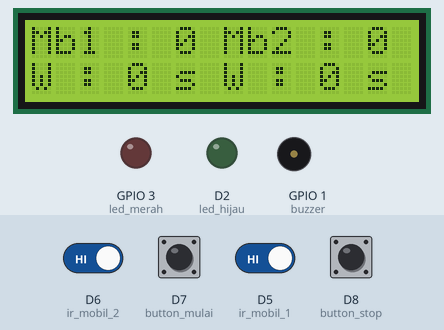
Bench run of a sketch on a simulated ESP8266 (NodeMCU). Shown: 16×2 character LCD, output pins drawn as LEDs (lit = HIGH), buzzer (waves = sounding, pin HIGH). Inputs (shaded band) come from the test bench; at power-on: D5 (ir_mobil_1), D6 (ir_mobil_2), D7 (button_mulai), D8 (button_stop) HIGH. WiFi joins after 1.5 s; servers stay silent unless stated; uploads are accepted with an empty reply; what the sketch prints to the serial monitor is not drawn.

Above: at 7.7 s.
7.8 s: D7 (button_mulai) pulled LOW for 0.65 s
At 9.3 s:
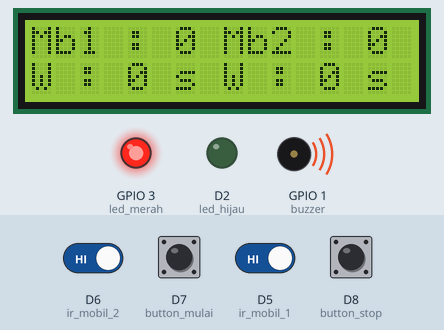
11.5 s: D6 (ir_mobil_2) driven LOW
At 13.3 s:
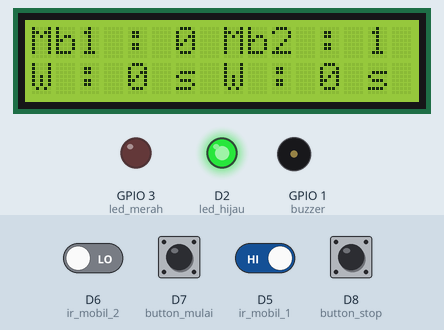
14.6 s: D8 (button_stop) pulled LOW for 0.65 s
At 15.8 s:
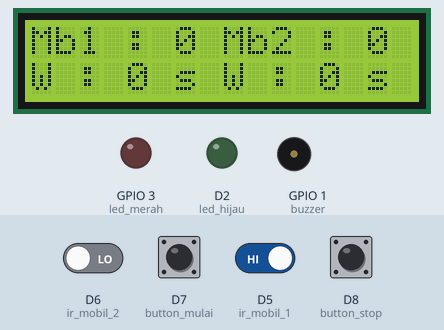
16.7 s: D7 (button_mulai) pulled LOW for 1 s
At 18.0 s:
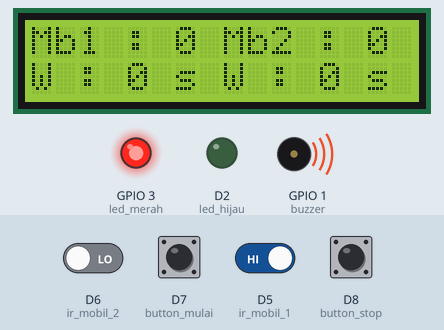
20.8 s: D6 (ir_mobil_2) driven HIGH
At 23.5 s:
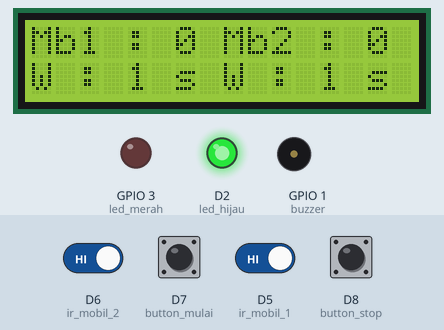
23.9 s: D5 (ir_mobil_1) driven LOW
At 30.0 s:
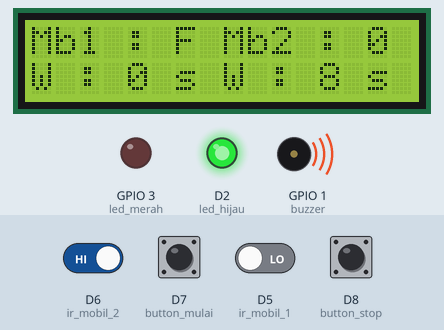
Timing chart, 0 to 30.6 s (numbered marks = the images above; inputs shaded):
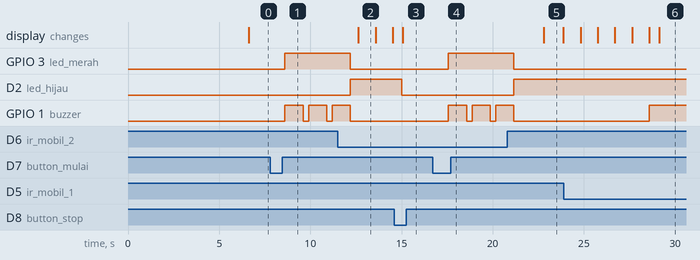

The sketch:

Arduino_Code.ino
```cpp
#include <Arduino.h> // library arduino

// Wifi
#include <ESP8266WiFi.h>
#include <ESP8266WiFiMulti.h>
#include <ESP8266HTTPClient.h>

#define USE_SERIAL Serial
ESP8266WiFiMulti WiFiMulti;
HTTPClient http;

#include <BlynkSimpleEsp8266.h> // library blynk untuk timer
#include <TimeLib.h> // library timer

BlynkTimer timer; // variabel

int mb1_waktu = 0, mb2_waktu = 0, mb1_waktu_s = 0, mb2_waktu_s = 0;

// lcd
#include <LiquidCrystal_I2C.h>
LiquidCrystal_I2C lcd(0x27, 16, 2);

// IR
#define ir_mobil_1 D5
#define ir_mobil_2 D6

// Button
#define button_mulai D7
#define button_stop D8

// LED
#define led_hijau D2
#define led_merah D9

// Buzzer
#define buzzer D10

int lap_mobil_1 = 0;
int lap_mobil_2 = 0;

boolean mulai = false, notif_buzzer = false;

String status_alat = "Stop", respon;

String simpan = "http://laprace.setiaone.online/Simpan/save?ket_mobil="; //  alamst pengiriman data
String awal = "http://laprace.setiaone.online/Simpan/mulai?ket=Mulai"; //  alamst pengiriman data

void setup() {
  Serial.begin(115200); // baudrate
  USE_SERIAL.begin(115200);
  USE_SERIAL.setDebugOutput(false);

  lcd.init();
  lcd.backlight();
  lcd.setCursor(3, 0);
  lcd.print("MONITORING");
  lcd.setCursor(1, 1);
  lcd.print("PUTARAN TAMIYA");

  WiFi.mode(WIFI_STA);
  WiFiMulti.addAP("Tamiya", "12345678");

  Serial.println(); //

  for (int u = 1; u <= 5; u++)
  {
    if ((WiFiMulti.run() == WL_CONNECTED))
    {
      USE_SERIAL.println("Alhamdulillah wifi konek");
      USE_SERIAL.flush();
      delay(1000);
    }
    else
    {
      Serial.println("Hmmm wifi belum konek");
      delay(1000);
    }
  }

  pinMode(ir_mobil_1, INPUT_PULLUP);
  pinMode(ir_mobil_2, INPUT_PULLUP);
  pinMode(button_mulai, INPUT_PULLUP);
  pinMode(button_stop, INPUT_PULLUP);
  pinMode(led_hijau, OUTPUT);
  pinMode(led_merah, OUTPUT);
  pinMode(buzzer, OUTPUT);

  digitalWrite(led_merah, LOW);
  digitalWrite(led_hijau, LOW);
  digitalWrite(buzzer, LOW);

  setSyncInterval(1 * 60); // kirim data perdetik ke blynk

  // Display digital clock every 10 seconds
  timer.setInterval(1000L, hitungWaktu_1); // 1 detik

}

void loop() {

  if (digitalRead(button_mulai) == LOW)
  {
    status_alat = "Mulai";
    Serial.println("Mulai");
  }
  if (digitalRead(button_stop) == LOW)
  {
    status_alat = "Stop";
    Serial.println("Stop");

    lap_mobil_1 = 0;
    lap_mobil_2 = 0;
    mb1_waktu = 0;
    mb2_waktu = 0;

    digitalWrite(led_merah, LOW);
    digitalWrite(led_hijau, LOW);
    digitalWrite(buzzer, LOW);
  }

  if (status_alat == "Mulai")
  {
    if (mulai == false)
    {
      mulai_awal();

      digitalWrite(led_merah, HIGH);
      digitalWrite(buzzer, HIGH); // 1
      delay(1000);
      digitalWrite(buzzer, LOW);
      delay(300);
      digitalWrite(buzzer, HIGH); // 2
      delay(1000);
      digitalWrite(buzzer, LOW);
      delay(300);
      digitalWrite(buzzer, HIGH); // 3
      delay(1000);
      digitalWrite(buzzer, LOW);
      digitalWrite(led_merah, LOW);
      digitalWrite(led_hijau, HIGH);

      mb1_waktu_s = second();
      mb2_waktu_s = second();
      mulai = true;
    }
    timer.run();
    Serial.print("Waktu Tempuh Mobil 1 : ");
    Serial.print(mb1_waktu);
    Serial.println(" detik");

    Serial.print("Waktu Tempuh Mobil 2 : ");
    Serial.print(mb2_waktu);
    Serial.println(" detik");

    if (digitalRead(ir_mobil_1) == LOW)
    {
      lap_mobil_1 += 1; // lap_mobil_1 + 1

      if (lap_mobil_1 <= 5) // nambah lap
      {
        simpan_database(1, lap_mobil_1, mb1_waktu); // void
      }

      mb1_waktu_s = second();
    }
    if (digitalRead(ir_mobil_2) == LOW)
    {
      lap_mobil_2 += 1;

      if (lap_mobil_2 <= 5) // nambah lap
      {
        simpan_database(2, lap_mobil_2, mb2_waktu);
      }

      mb2_waktu_s = second();
    }
  }
  else
  {
    mulai = false;
  }

  lcd.clear();

  if (lap_mobil_1 <= 4) // nambah lap
  {
    lcd.setCursor(0, 0);
    lcd.print("Mb1 : ");
    lcd.setCursor(6, 0);
    lcd.print(lap_mobil_1);
    lcd.setCursor(0,1);
    lcd.print("W : ");
    lcd.setCursor(4, 1);
    lcd.print(mb1_waktu);
    lcd.setCursor(6, 1);
    lcd.print("s");
  }
  else // jika lap lebih dari 4
  {
    lcd.setCursor(0, 0);
    lcd.print("Mb1 : ");
    lcd.setCursor(6, 0);
    lcd.print("F");
    lcd.setCursor(0, 1);
    lcd.print("W : ");
    lcd.setCursor(4, 1);
    lcd.print("0");
    lcd.setCursor(6, 1);
    lcd.print("s");
  }

  if (lap_mobil_2 <= 4) // nambah lap
  {
    lcd.setCursor(8, 0);
    lcd.print("Mb2 : ");
    lcd.setCursor(14, 0);
    lcd.print(lap_mobil_2);
    lcd.setCursor(8, 1);
    lcd.print("W : ");
    lcd.setCursor(12, 1);
    lcd.print(mb2_waktu);
    lcd.setCursor(14, 1);
    lcd.print("s");
  }
  else // jika lap lebih dari 4
  {
    lcd.setCursor(8, 0);
    lcd.print("Mb2 : ");
    lcd.setCursor(14, 0);
    lcd.print("F");
    lcd.setCursor(8, 1);
    lcd.print("W : ");
    lcd.setCursor(12, 1);
    lcd.print("0");
    lcd.setCursor(14, 1);
    lcd.print("s");
  }

  if (lap_mobil_1 > 4 && lap_mobil_2 > 4)
  {
    status_alat = "Stop";
    Serial.println("Finish");

    lap_mobil_1 = 0;
    lap_mobil_2 = 0;
    mb1_waktu = 0;
    mb2_waktu = 0;

    digitalWrite(led_merah, LOW);
    digitalWrite(led_hijau, LOW);
    digitalWrite(buzzer, LOW);
  }
  else if (lap_mobil_1 > 4 || lap_mobil_2 > 4)
  {
    digitalWrite(buzzer, HIGH);
  }

  delay(500);

}

void hitungWaktu_1()//untuk mengambil data waktu sekarang dan tanggal sekarang
{
  if (lap_mobil_1 <= 4) // nambah lap
  {
    if (second() < mb1_waktu_s)
    {
      mb1_waktu = 60 - (mb1_waktu_s - second());
    }
    else
    {
      mb1_waktu = second() - mb1_waktu_s;
    }
  }
  else
  {
    mb1_waktu = 0;
  }

  if (lap_mobil_2 <= 4) // nambah lap
  {
    if (second() < mb2_waktu_s)
    {
      mb2_waktu = 60 - (mb2_waktu_s - second());
    }
    else
    {
      mb2_waktu = second() - mb2_waktu_s;
    }
  }
  else
  {
    mb2_waktu = 0;
  }
}

void simpan_database(int ket_mobil, int lap, int waktu_tempuh)
{
  if ((WiFiMulti.run() == WL_CONNECTED)) // jika wifi konek
  {
    USE_SERIAL.print("[HTTP] Memulai...\n");

    http.begin( simpan + (String) ket_mobil + "&lap=" + (String) lap + "&waktu=" + (String) waktu_tempuh );

    USE_SERIAL.print("[HTTP] Simpan data lap dan waktu ke database ...\n");
    int httpCode = http.GET();

    if(httpCode > 0)
    {
      USE_SERIAL.printf("[HTTP] kode response GET : %d\n", httpCode);

      if (httpCode == HTTP_CODE_OK) // jika respon 200 atau file Data.php ditemukan
      {
        respon = http.getString(); // ambil nilai yg dikirim dari File Simpan.php
        USE_SERIAL.println("Respon : " + respon);
        delay(200);
      }
    }
    else
    {
      USE_SERIAL.printf("[HTTP] GET data gagal, error: %s\n", http.errorToString(httpCode).c_str());
    }
    http.end();
  }
}

void mulai_awal()
{
  if ((WiFiMulti.run() == WL_CONNECTED)) // jika wifi konek
  {
    USE_SERIAL.print("[HTTP] Memulai...\n");

    http.begin( awal );

    USE_SERIAL.print("[HTTP] Mulai awal ...\n");
    int httpCode = http.GET();

    if(httpCode > 0)
    {
      USE_SERIAL.printf("[HTTP] kode response GET : %d\n", httpCode);

      if (httpCode == HTTP_CODE_OK) // jika respon 200 atau file Data.php ditemukan
      {
        respon = http.getString(); // ambil nilai yg dikirim dari File Simpan.php
        USE_SERIAL.println("Respon : " + respon);
        delay(200);
      }
    }
    else
    {
      USE_SERIAL.printf("[HTTP] GET data gagal, error: %s\n", http.errorToString(httpCode).c_str());
    }
    http.end();
  }
}
```

Measured:
- after the input at 7.8 s, GPIO 3 (led_merah): LOW → HIGH after 0.80 s; GPIO 1 (buzzer): alternates HIGH for 1.0 s and LOW for 0.30 s, starting after 0.80 s
- after the input at 11.5 s, the display: changes after 1.1 s (image 2)
- after the input at 14.6 s, D2 (led_hijau): HIGH → LOW after 0.42 s; GPIO 1 (buzzer): stays LOW (without the input it goes to HIGH after 1.8 s)
- after the input at 16.7 s, GPIO 3 (led_merah): LOW → HIGH after 0.87 s; GPIO 1 (buzzer): alternates HIGH for 1.0 s and LOW for 0.30 s, starting after 0.87 s
- after the input at 23.9 s, GPIO 1 (buzzer): LOW → HIGH after 4.7 s
- what the display in image 2 shows lasts 1.0 s, from 12.6 s to 13.6 s
- what the display in image 5 shows lasts 1.1 s, from 22.8 s to 23.9 s
